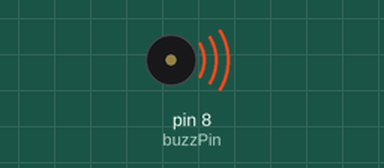
A sketch run on a simulated Arduino Uno, built with avr-gcc and run on an emulated ATmega328P. Shown: buzzer (waves = sounding).

Above: at 0.1 s.
Timing chart, 0 to 1.6 s (numbered marks = the images above):
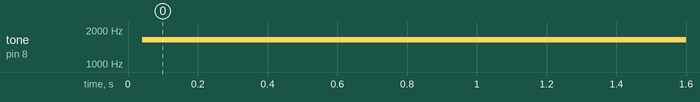

Measured:
- by itself, tone on pin 8 (buzzPin): silent → 1641 Hz at 0.04 s

The sketch:

18_passive_buzzers.ino
```cpp
int buzzPin = 8;
int buzzTime1 = 1;
int buzzTime2 = 300;

void setup() {
  pinMode(buzzPin, OUTPUT);

}

void loop() {
  digitalWrite(buzzPin, HIGH);
  delayMicroseconds(buzzTime2);
  digitalWrite(buzzPin, LOW);
  delayMicroseconds(buzzTime2);

}
```
